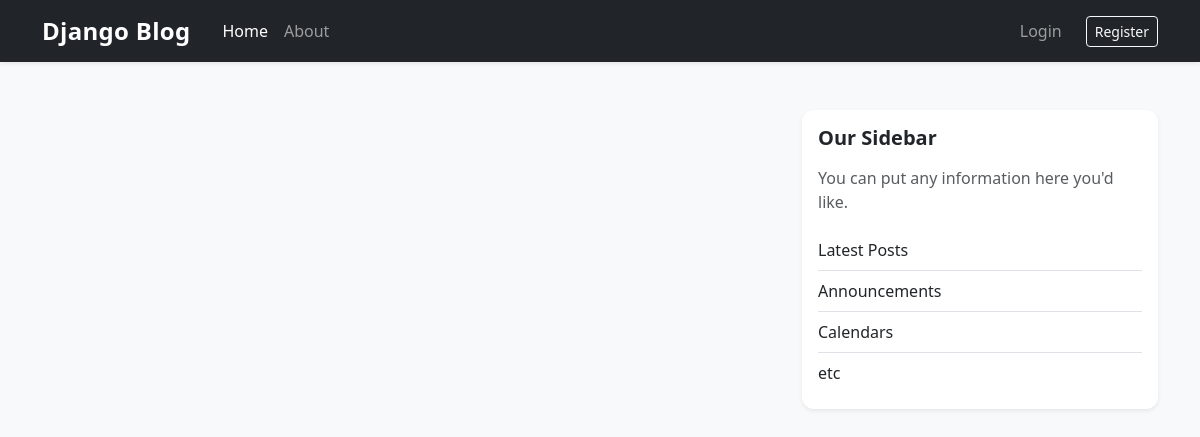
Before: / with the older database file.
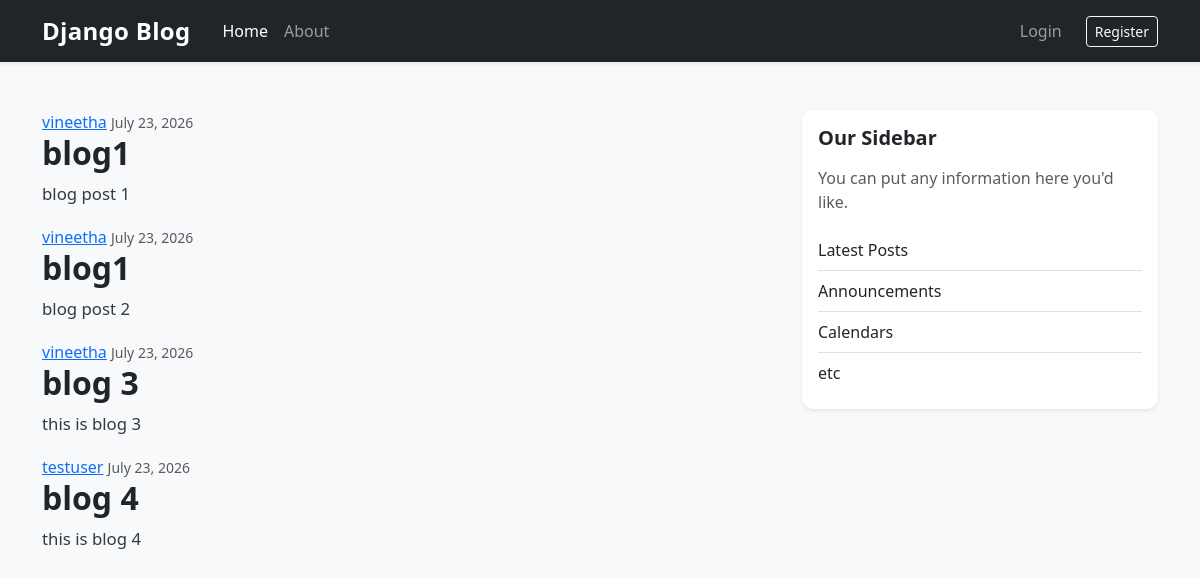
After: the same page with the newer database file.
### blogs/models.py (models this page shows, shortened)
class post(models.Model):
    title=models.CharField(max_length=100)
    content=models.TextField()
    date_posted=models.DateTimeField(default=timezone.now)
    author=models.ForeignKey(User, on_delete=models.CASCADE)

### blogs/views.py (the view)
# urls.py: path('', views.home, name='blog-home'),
def home(request):
    context={
        'posts':post.objects.all(),
        'title':'Home Page'
    }
    return render(request,'blogs/home.html',context)

### blogs/templates/blogs/home.html
{% extends 'blogs/base.html' %}
{% block content %}
   {% for post in posts %}
<article class="media content-section">
  <div class="media-body">
    <div class="article-metadata">
      <a class="mr-2" href="#">{{ post.author }}</a>
      <small class="text-muted">{{ post.date_posted |date:"F d, Y" }}</small>
    </div>
    <h2><a class="article-title" href="#">{{ post.title }}</a></h2>
    <p class="article-content">{{ post.content }}</p>
  </div>
</article>
   {% endfor %}
   {% endblock content %}

### blogs/templates/blogs/base.html (shortened to what this page needs)
{% load static %}
<!DOCTYPE html>
<html lang="en">
<head>
    <link
        href="https://cdn.jsdelivr.net/npm/bootstrap@5.3.8/dist/css/bootstrap.min.css"
        rel="stylesheet"
    >
    <link rel="stylesheet" href="{% static 'blogs/main.css' %}">
</head>
<body>
    <header>
        <nav class="navbar navbar-expand-md navbar-dark bg-dark fixed-top shadow-sm">
            <div class="container">
                <a class="navbar-brand fw-bold me-4" href="/">
                    Django Blog
                </a>
                <div class="collapse navbar-collapse" id="navbarToggle">
                    <div class="navbar-nav me-auto">
                        <a class="nav-link active" href="/">Home</a>
                        <a class="nav-link" href="/about">About</a>
                    </div>
                    <div class="navbar-nav ms-auto align-items-md-center">
                        <a class="nav-link" href="#">Login</a>
                        <a class="btn btn-outline-light btn-sm ms-md-3 mt-2 mt-md-0" href="#">
                            Register
                        </a>
                    </div>
                </div>
            </div>
        </nav>
    </header>
    <main role="main" class="container main-content">
        <div class="row g-4">
            <div class="col-lg-8 col-md-12">
                {% block content %}{% endblock %}
            </div>
            <div class="col-lg-4 col-md-12">
                <div class="card sidebar-card shadow-sm border-0">
                    <div class="card-body">
                        <h5 class="card-title fw-bold mb-3">
                            Our Sidebar
                        </h5>
                        <p class="text-muted mb-3">
                            You can put any information here you'd like.
                        </p>
                        <ul class="list-group list-group-flush">
                            <li class="list-group-item px-0">Latest Posts</li>
                            <li class="list-group-item px-0">Announcements</li>
                            <li class="list-group-item px-0">Calendars</li>
                            <li class="list-group-item px-0">etc</li>
                        </ul>
                    </div>
                </div>
            </div>
        </div>
    </main>
</body>
</html>

### blogs/static/blogs/main.css (style rules this page uses)
body { background-color: #f8f9fa; color: #212529; padding-top: 90px; }
.main-content { margin-top: 20px; margin-bottom: 40px; }
.navbar-brand { font-size: 1.5rem; letter-spacing: 0.3px; }
.nav-link { font-weight: 500; }
.article-title { color: #212529; font-size: 2rem; font-weight: 700; text-decoration: none; }
.article-content { font-size: 1.05rem; line-height: 1.7; color: #343a40; }
.sidebar-card { border-radius: 12px; position: sticky; top: 100px; }
.sidebar-card .list-group-item { background-color: transparent; }

Changed rows visible on the page:
added post: author "vineetha", date_posted "July 23, 2026", title "blog1", content "blog post 1"
added post: author "vineetha", date_posted "July 23, 2026", title "blog1", content "blog post 2"
added post: author "vineetha", date_posted "July 23, 2026", title "blog 3", content "this is blog 3"
added post: author "testuser", date_posted "July 23, 2026", title "blog 4", content "this is blog 4"
